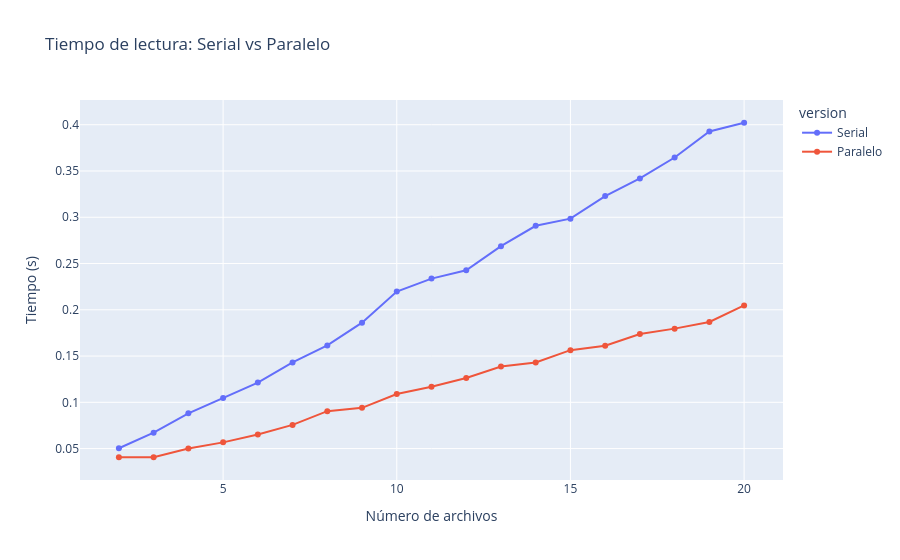

Source (notebook cell):
### Markdown cell above
**Benchmark:** mide tiempos para 2, 4, 6, ..., 20 archivos y grafica

### Code cell
@dataclass
class ReadMeasurement:
    n_files: int
    time_sec: float
    version: str


measurements: list[ReadMeasurement] = []

for n in range(2, 21):
    t0 = time.perf_counter()
    load_all_serial(DATA_DIR, n_batches=n)
    measurements.append(ReadMeasurement(n, time.perf_counter() - t0, "Serial"))

    t0 = time.perf_counter()
    load_all_parallel(DATA_DIR, n_batches=n)
    measurements.append(ReadMeasurement(n, time.perf_counter() - t0, "Paralelo"))

df_times = pd.DataFrame(measurements)
px.line(
    df_times,
    x="n_files",
    y="time_sec",
    color="version",
    markers=True,
    title="Tiempo de lectura: Serial vs Paralelo",
    labels={"n_files": "Número de archivos", "time_sec": "Tiempo (s)"},
).show()

### Figure 1 — Plotly figure (JSON) as saved in the notebook; plotly's stock layout.template omitted (floating-point values rounded to 4 significant figures)
{"data": [{"hovertemplate": "version=Serial<br>Número de archivos=%{x}<br>Tiempo (s)=%{y}<extra></extra>", "legendgroup": "Serial", "line": {"color": "#636efa", "dash": "solid"}, "marker": {"symbol": "circle"}, "mode": "lines+markers", "name": "Serial", "orientation": "v", "showlegend": true, "type": "scatter", "x": [2, 3, 4, 5, 6, 7, 8, 9, 10, 11, 12, 13, 14, 15, 16, 17, 18, 19, 20], "xaxis": "x", "y": [0.05039, 0.06717, 0.08816, 0.1047, 0.1213, 0.1431, 0.1615, 0.1861, 0.2198, 0.2337, 0.2428, 0.2688, 0.2908, 0.2985, 0.3229, 0.342, 0.3646, 0.3927, 0.4022], "yaxis": "y"}, {"hovertemplate": "version=Paralelo<br>Número de archivos=%{x}<br>Tiempo (s)=%{y}<extra></extra>", "legendgroup": "Paralelo", "line": {"color": "#EF553B", "dash": "solid"}, "marker": {"symbol": "circle"}, "mode": "lines+markers", "name": "Paralelo", "orientation": "v", "showlegend": true, "type": "scatter", "x": [2, 3, 4, 5, 6, 7, 8, 9, 10, 11, 12, 13, 14, 15, 16, 17, 18, 19, 20], "xaxis": "x", "y": [0.04068, 0.04064, 0.05, 0.05672, 0.06528, 0.07561, 0.09046, 0.09403, 0.109, 0.1168, 0.1264, 0.1386, 0.143, 0.1564, 0.1611, 0.1738, 0.1796, 0.1868, 0.2047], "yaxis": "y"}], "layout": {"legend": {"title": {"text": "version"}, "tracegroupgap": 0}, "title": {"text": "Tiempo de lectura: Serial vs Paralelo"}, "xaxis": {"anchor": "y", "domain": [0, 1], "title": {"text": "Número de archivos"}}, "yaxis": {"anchor": "x", "domain": [0, 1], "title": {"text": "Tiempo (s)"}}}}
